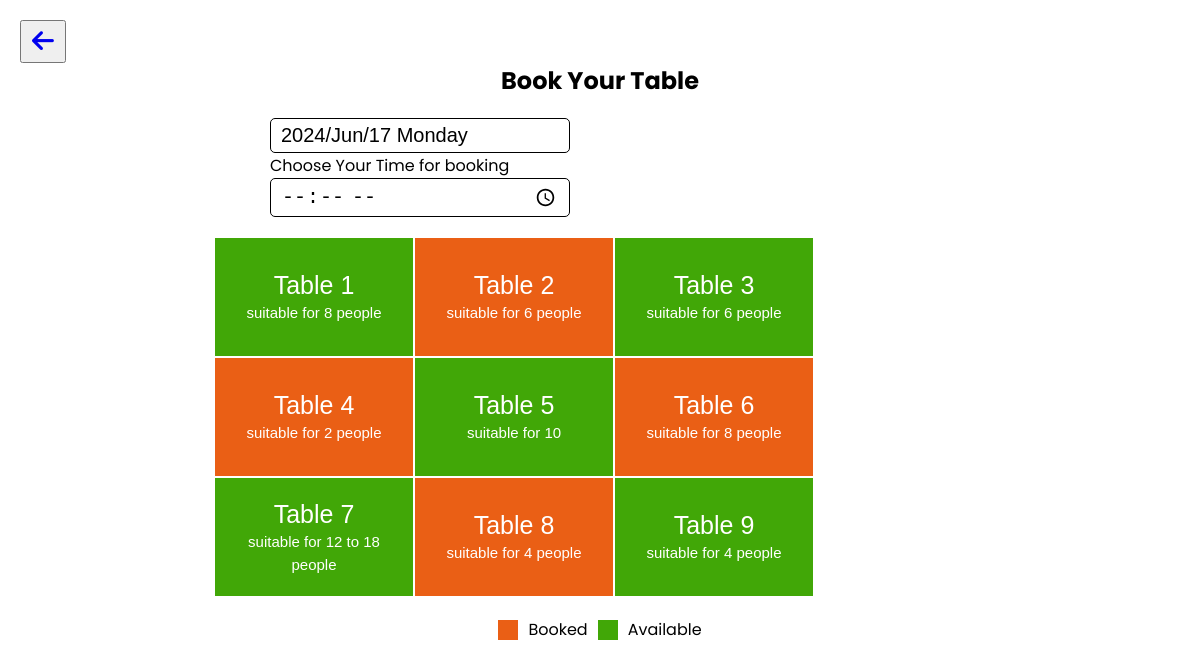
The page /book.php (signed in) on the database its author committed.
### tables this page shows
CREATE TABLE `tables` (
  `table_id` int(11) NOT NULL,
  `table_name` varchar(255) NOT NULL,
  `table_details` varchar(255) NOT NULL
);

### book.php (the view, shortened to what this page needs)
<!DOCTYPE html>
<html lang="en">
<head>
    <link rel="stylesheet" href="https://cdnjs.cloudflare.com/ajax/libs/font-awesome/6.5.1/css/all.min.css" />
</head>
<body>
    <?php
    $currentDate = date('Y/M/d l');
    ?>
    <div class="main_container">
        <button><a href='customer_dashboard.php'><i class="fa-solid fa-arrow-left"></i></a></button>
        <div class="tables_details">
            <h2>Book Your Table</h2>
            <form action="" method="post">
                <input type="text" name="date" value="<?php echo $currentDate ?>" readonly><br>
                <label style="margin-left:250px; margin-top:10px;">Choose Your Time for booking</label><br>
                <input type="time" name="time" min="10:00" max="20:00" required>
                <div class="fields">
                    <div class="table_container">
                        <?php
                        include ("connection.php");
                        $select_query = "SELECT t.table_name, t.table_id, t.table_details
                        FROM tables as t
                        ORDER BY t.table_id";
                        $select_data = mysqli_query($con, $select_query);
                        if (mysqli_num_rows($select_data) > 0) {
                            while ($result_table = mysqli_fetch_assoc($select_data)) {
                                $table_id = $result_table['table_id'];
                                $select_reservation = "SELECT * FROM reservation WHERE t_id = $table_id AND date = '$currentDate' AND status = 'booked'";
                                $reservation_data = mysqli_query($con, $select_reservation);
                                $is_reserved = mysqli_num_rows($reservation_data) > 0;
                           ?>
                           <button type="submit" name="book" value="<?php echo $result_table['table_id']; ?>"
                               <?php echo $is_reserved ? 'style="background-color: rgb(234, 95, 21);" disabled' : ''; ?>>
                               <a href="#?id=<?php echo $result_table['table_id']; ?>">
                                   <p><?php echo $result_table['table_name']; ?></p>
                                   <span><?php echo $result_table['table_details']; ?></span><br>
                               </a>
                           </button>
                                <?php
                        }
                     }
                        ?>
                    </div>
                    <div class="symbol">
                            <div class="red">
                                <div></div>
                                Booked
                            </div>
                            <div class="green">
                                <div></div>
                                Available
                            </div>
                        </div>
                </div>
            </form>
        </div>
    </div>
</body>
</html>

### book.php (style rules this page uses)
* { margin: 0; padding: 0; box-sizing: border-box; }
body { background-repeat: no-repeat; background-position: center; background-size: 100%; height: 100vh; font-family: "Poppins", sans-serif; }

### rows shown on the page
tables: $result_table['table_id'] 3 (drawn), table_name "Table 1", table_details "suitable for 8 people"
tables: $result_table['table_id'] 4 (drawn), table_name "Table 2", table_details "suitable for 6 people"
tables: $result_table['table_id'] 5 (drawn), table_name "Table 3", table_details "suitable for 6 people"
tables: $result_table['table_id'] 6 (drawn), table_name "Table 4", table_details "suitable for 2 people"
tables: $result_table['table_id'] 7 (drawn), table_name "Table 5", table_details "suitable for 10"
tables: $result_table['table_id'] 8 (drawn), table_name "Table 6", table_details "suitable for 8 people"
tables: $result_table['table_id'] 9 (drawn), table_name "Table 7", table_details "suitable for 12 to 18 people"
tables: $result_table['table_id'] 10 (drawn), table_name "Table 8", table_details "suitable for 4 people"
tables: $result_table['table_id'] 11 (drawn), table_name "Table 9", table_details "suitable for 4 people"
